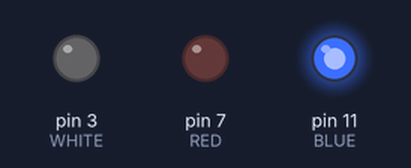
The sketch below on a simulated Arduino Uno, built with avr-gcc and run on an emulated ATmega328P. Shown: output pins drawn as LEDs (lit = HIGH).

Above: at 0.02 s.
At 1.47 s:
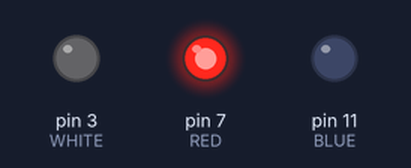
At 2.92 s:
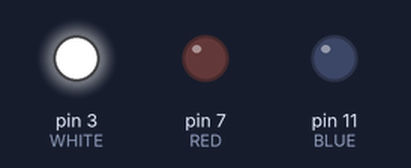
Timing chart, 0 to 3.2 s (numbered marks = the images above):
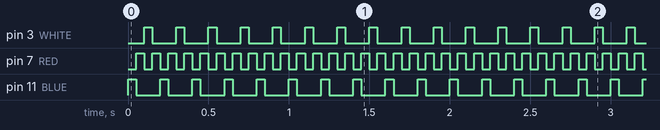

The sketch:

Emmas_Lights_.ino
```cpp
const int BLUE=11;
const int RED=7;
const int WHITE=3;
const int DELAY=50;

void setup()
{
  pinMode (BLUE, OUTPUT);
  pinMode (RED, OUTPUT);
  pinMode (WHITE, OUTPUT);
}

void switchOnALight (int theLightWeWant)
{
  digitalWrite (BLUE, theLightWeWant==BLUE );
  digitalWrite (RED, theLightWeWant==RED );
  digitalWrite (WHITE, theLightWeWant==WHITE );
  delay (DELAY);
}

void loop()
{
  switchOnALight (BLUE);
  switchOnALight (RED);
  switchOnALight (WHITE);
  switchOnALight (RED);
}
```

Measured:
- by itself, pin 3 (WHITE), pin 11 (BLUE): alternates HIGH for 0.05 s and LOW for 0.15 s
- by itself, pin 7 (RED): alternates HIGH for 0.05 s and LOW for 0.05 s
